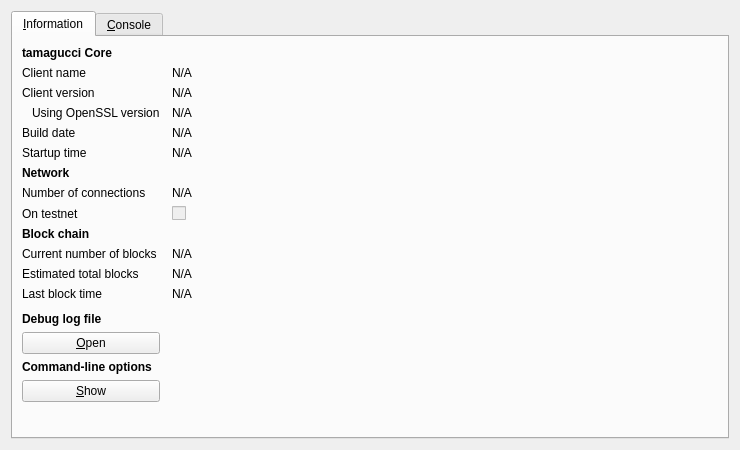
<?xml version="1.0" encoding="UTF-8"?>
<ui version="4.0">
 <class>RPCConsole</class>
 <widget class="QDialog" name="RPCConsole">
  <property name="geometry">
   <rect>
    <x>0</x>
    <y>0</y>
    <width>740</width>
    <height>450</height>
   </rect>
  </property>
  <property name="windowTitle">
   <string>tamagucci - Debug window</string>
  </property>
  <layout class="QVBoxLayout" name="verticalLayout_2">
   <item>
    <widget class="QTabWidget" name="tabWidget">
     <property name="currentIndex">
      <number>0</number>
     </property>
     <widget class="QWidget" name="tab_info">
      <attribute name="title">
       <string>&amp;Information</string>
      </attribute>
      <layout class="QGridLayout" name="gridLayout" columnstretch="0,1">
       <property name="horizontalSpacing">
        <number>12</number>
       </property>
       <item row="0" column="0">
        <widget class="QLabel" name="label_9">
         <property name="font">
          <font>
           <weight>75</weight>
           <bold>true</bold>
          </font>
         </property>
         <property name="text">
          <string>tamagucci Core</string>
         </property>
        </widget>
       </item>
       <item row="1" column="0">
        <widget class="QLabel" name="label_5">
         <property name="text">
          <string>Client name</string>
         </property>
        </widget>
       </item>
       <item row="1" column="1">
        <widget class="QLabel" name="clientName">
         <property name="cursor">
          <cursorShape>IBeamCursor</cursorShape>
         </property>
         <property name="text">
          <string>N/A</string>
         </property>
         <property name="textFormat">
          <enum>Qt::PlainText</enum>
         </property>
         <property name="textInteractionFlags">
          <set>Qt::LinksAccessibleByMouse|Qt::TextSelectableByKeyboard|Qt::TextSelectableByMouse</set>
         </property>
        </widget>
       </item>
       <item row="2" column="0">
        <widget class="QLabel" name="label_6">
         <property name="text">
          <string>Client version</string>
         </property>
        </widget>
       </item>
       <item row="2" column="1">
        <widget class="QLabel" name="clientVersion">
         <property name="cursor">
          <cursorShape>IBeamCursor</cursorShape>
         </property>
         <property name="text">
          <string>N/A</string>
         </property>
         <property name="textFormat">
          <enum>Qt::PlainText</enum>
         </property>
         <property name="textInteractionFlags">
          <set>Qt::LinksAccessibleByMouse|Qt::TextSelectableByKeyboard|Qt::TextSelectableByMouse</set>
         </property>
        </widget>
       </item>
       <item row="3" column="0">
        <widget class="QLabel" name="label_14">
         <property name="text">
          <string>Using OpenSSL version</string>
         </property>
         <property name="indent">
          <number>10</number>
         </property>
        </widget>
       </item>
       <item row="3" column="1">
        <widget class="QLabel" name="openSSLVersion">
         <property name="cursor">
          <cursorShape>IBeamCursor</cursorShape>
         </property>
         <property name="text">
          <string>N/A</string>
         </property>
         <property name="textFormat">
          <enum>Qt::PlainText</enum>
         </property>
         <property name="textInteractionFlags">
          <set>Qt::LinksAccessibleByMouse|Qt::TextSelectableByKeyboard|Qt::TextSelectableByMouse</set>
         </property>
        </widget>
       </item>
       <item row="4" column="0">
        <widget class="QLabel" name="label_12">
         <property name="text">
          <string>Build date</string>
         </property>
        </widget>
       </item>
       <item row="4" column="1">
        <widget class="QLabel" name="buildDate">
         <property name="cursor">
          <cursorShape>IBeamCursor</cursorShape>
         </property>
         <property name="text">
          <string>N/A</string>
         </property>
         <property name="textFormat">
          <enum>Qt::PlainText</enum>
         </property>
         <property name="textInteractionFlags">
          <set>Qt::LinksAccessibleByMouse|Qt::TextSelectableByKeyboard|Qt::TextSelectableByMouse</set>
         </property>
        </widget>
       </item>
       <item row="5" column="0">
        <widget class="QLabel" name="label_13">
         <property name="text">
          <string>Startup time</string>
         </property>
        </widget>
       </item>
       <item row="5" column="1">
        <widget class="QLabel" name="startupTime">
         <property name="cursor">
          <cursorShape>IBeamCursor</cursorShape>
         </property>
         <property name="text">
          <string>N/A</string>
         </property>
         <property name="textFormat">
          <enum>Qt::PlainText</enum>
         </property>
         <property name="textInteractionFlags">
          <set>Qt::LinksAccessibleByMouse|Qt::TextSelectableByKeyboard|Qt::TextSelectableByMouse</set>
         </property>
        </widget>
       </item>
       <item row="6" column="0">
        <widget class="QLabel" name="label_11">
         <property name="font">
          <font>
           <weight>75</weight>
           <bold>true</bold>
          </font>
         </property>
         <property name="text">
          <string>Network</string>
         </property>
        </widget>
       </item>
       <item row="7" column="0">
        <widget class="QLabel" name="label_7">
         <property name="text">
          <string>Number of connections</string>
         </property>
        </widget>
       </item>
       <item row="7" column="1">
        <widget class="QLabel" name="numberOfConnections">
         <property name="cursor">
          <cursorShape>IBeamCursor</cursorShape>
         </property>
         <property name="text">
          <string>N/A</string>
         </property>
         <property name="textFormat">
          <enum>Qt::PlainText</enum>
         </property>
         <property name="textInteractionFlags">
          <set>Qt::LinksAccessibleByMouse|Qt::TextSelectableByKeyboard|Qt::TextSelectableByMouse</set>
         </property>
        </widget>
       </item>
       <item row="8" column="0">
        <widget class="QLabel" name="label_8">
         <property name="text">
          <string>On testnet</string>
         </property>
        </widget>
       </item>
       <item row="8" column="1">
        <widget class="QCheckBox" name="isTestNet">
         <property name="enabled">
          <bool>false</bool>
         </property>
         <property name="text">
          <string/>
         </property>
        </widget>
       </item>
       <item row="9" column="0">
        <widget class="QLabel" name="label_10">
         <property name="font">
          <font>
           <weight>75</weight>
           <bold>true</bold>
          </font>
         </property>
         <property name="text">
          <string>Block chain</string>
         </property>
        </widget>
       </item>
       <item row="10" column="0">
        <widget class="QLabel" name="label_3">
         <property name="text">
          <string>Current number of blocks</string>
         </property>
        </widget>
       </item>
       <item row="10" column="1">
        <widget class="QLabel" name="numberOfBlocks">
         <property name="cursor">
          <cursorShape>IBeamCursor</cursorShape>
         </property>
         <property name="text">
          <string>N/A</string>
         </property>
         <property name="textFormat">
          <enum>Qt::PlainText</enum>
         </property>
         <property name="textInteractionFlags">
          <set>Qt::LinksAccessibleByMouse|Qt::TextSelectableByKeyboard|Qt::TextSelectableByMouse</set>
         </property>
        </widget>
       </item>
       <item row="11" column="0">
        <widget class="QLabel" name="label_4">
         <property name="text">
          <string>Estimated total blocks</string>
         </property>
        </widget>
       </item>
       <item row="11" column="1">
        <widget class="QLabel" name="totalBlocks">
         <property name="cursor">
          <cursorShape>IBeamCursor</cursorShape>
         </property>
         <property name="text">
          <string>N/A</string>
         </property>
         <property name="textFormat">
          <enum>Qt::PlainText</enum>
         </property>
         <property name="textInteractionFlags">
          <set>Qt::LinksAccessibleByMouse|Qt::TextSelectableByKeyboard|Qt::TextSelectableByMouse</set>
         </property>
        </widget>
       </item>
       <item row="12" column="0">
        <widget class="QLabel" name="label_2">
         <property name="text">
          <string>Last block time</string>
         </property>
        </widget>
       </item>
       <item row="12" column="1">
        <widget class="QLabel" name="lastBlockTime">
         <property name="cursor">
          <cursorShape>IBeamCursor</cursorShape>
         </property>
         <property name="text">
          <string>N/A</string>
         </property>
         <property name="textFormat">
          <enum>Qt::PlainText</enum>
         </property>
         <property name="textInteractionFlags">
          <set>Qt::LinksAccessibleByMouse|Qt::TextSelectableByKeyboard|Qt::TextSelectableByMouse</set>
         </property>
        </widget>
       </item>
       <item row="13" column="0">
        <spacer name="verticalSpacer_2">
         <property name="orientation">
          <enum>Qt::Vertical</enum>
         </property>
         <property name="sizeHint" stdset="0">
          <size>
           <width>20</width>
           <height>20</height>
          </size>
         </property>
        </spacer>
       </item>
       <item row="14" column="0">
        <widget class="QLabel" name="labelDebugLogfile">
         <property name="font">
          <font>
           <weight>75</weight>
           <bold>true</bold>
          </font>
         </property>
         <property name="text">
          <string>Debug log file</string>
         </property>
        </widget>
       </item>
       <item row="15" column="0">
        <widget class="QPushButton" name="openDebugLogfileButton">
         <property name="toolTip">
          <string>Open the tamagucci debug log file from the current data directory. This can take a few seconds for large log files.</string>
         </property>
         <property name="text">
          <string>&amp;Open</string>
         </property>
         <property name="autoDefault">
          <bool>false</bool>
         </property>
        </widget>
       </item>
       <item row="16" column="0">
        <widget class="QLabel" name="labelCLOptions">
         <property name="font">
          <font>
           <weight>75</weight>
           <bold>true</bold>
          </font>
         </property>
         <property name="text">
          <string>Command-line options</string>
         </property>
        </widget>
       </item>
       <item row="17" column="0">
        <widget class="QPushButton" name="showCLOptionsButton">
         <property name="toolTip">
          <string>Show the tamagucci-Qt help message to get a list with possible tamagucci command-line options.</string>
         </property>
         <property name="text">
          <string>&amp;Show</string>
         </property>
         <property name="autoDefault">
          <bool>false</bool>
         </property>
        </widget>
       </item>
       <item row="18" column="0">
        <spacer name="verticalSpacer">
         <property name="orientation">
          <enum>Qt::Vertical</enum>
         </property>
         <property name="sizeHint" stdset="0">
          <size>
           <width>20</width>
           <height>40</height>
          </size>
         </property>
        </spacer>
       </item>
      </layout>
     </widget>
     <widget class="QWidget" name="tab_console">
      <attribute name="title">
       <string>&amp;Console</string>
      </attribute>
      <layout class="QVBoxLayout" name="verticalLayout_3">
       <property name="spacing">
        <number>3</number>
       </property>
       <item>
        <widget class="QTextEdit" name="messagesWidget">
         <property name="minimumSize">
          <size>
           <width>0</width>
           <height>100</height>
          </size>
         </property>
         <property name="readOnly">
          <bool>true</bool>
         </property>
         <property name="tabKeyNavigation" stdset="0">
          <bool>false</bool>
         </property>
         <property name="columnCount" stdset="0">
          <number>2</number>
         </property>
        </widget>
       </item>
       <item>
        <layout class="QHBoxLayout" name="horizontalLayout">
         <property name="spacing">
          <number>3</number>
         </property>
         <item>
          <widget class="QLabel" name="label">
           <property name="text">
            <string notr="true">&gt;</string>
           </property>
          </widget>
         </item>
         <item>
          <widget class="QLineEdit" name="lineEdit"/>
         </item>
         <item>
          <widget class="QPushButton" name="clearButton">
           <property name="maximumSize">
            <size>
             <width>24</width>
             <height>24</height>
            </size>
           </property>
           <property name="toolTip">
            <string>Clear console</string>
           </property>
           <property name="text">
            <string/>
           </property>
           <property name="icon">
            <iconset resource="../bitcoin.qrc">
             <normaloff>:/icons/remove</normaloff>:/icons/remove</iconset>
           </property>
           <property name="shortcut">
            <string notr="true">Ctrl+L</string>
           </property>
           <property name="autoDefault">
            <bool>false</bool>
           </property>
          </widget>
         </item>
        </layout>
       </item>
      </layout>
     </widget>
    </widget>
   </item>
  </layout>
 </widget>
 <resources>
  <include location="../bitcoin.qrc"/>
 </resources>
 <connections/>
</ui>
